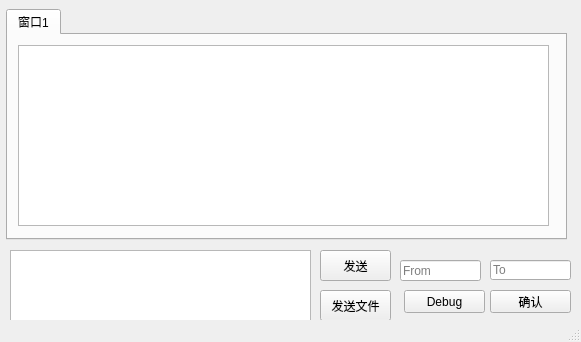
<?xml version="1.0" encoding="UTF-8"?>
<ui version="4.0">
 <class>MainWindow</class>
 <widget class="QMainWindow" name="MainWindow">
  <property name="geometry">
   <rect>
    <x>0</x>
    <y>0</y>
    <width>581</width>
    <height>342</height>
   </rect>
  </property>
  <property name="minimumSize">
   <size>
    <width>581</width>
    <height>342</height>
   </size>
  </property>
  <property name="maximumSize">
   <size>
    <width>581</width>
    <height>342</height>
   </size>
  </property>
  <property name="windowTitle">
   <string>MainWindow</string>
  </property>
  <widget class="QWidget" name="centralWidget">
   <widget class="QPushButton" name="pushButton">
    <property name="geometry">
     <rect>
      <x>320</x>
      <y>250</y>
      <width>71</width>
      <height>31</height>
     </rect>
    </property>
    <property name="text">
     <string>发送</string>
    </property>
   </widget>
   <widget class="QPlainTextEdit" name="plainTextEdit">
    <property name="geometry">
     <rect>
      <x>10</x>
      <y>250</y>
      <width>301</width>
      <height>71</height>
     </rect>
    </property>
    <property name="plainText">
     <string/>
    </property>
   </widget>
   <widget class="QPushButton" name="pushButton_2">
    <property name="geometry">
     <rect>
      <x>320</x>
      <y>290</y>
      <width>71</width>
      <height>31</height>
     </rect>
    </property>
    <property name="text">
     <string>发送文件</string>
    </property>
   </widget>
   <widget class="QTabWidget" name="tabWidget">
    <property name="geometry">
     <rect>
      <x>6</x>
      <y>9</y>
      <width>561</width>
      <height>231</height>
     </rect>
    </property>
    <property name="currentIndex">
     <number>0</number>
    </property>
    <widget class="QWidget" name="tab">
     <attribute name="title">
      <string>窗口1</string>
     </attribute>
     <widget class="QTextBrowser" name="textBrowser">
      <property name="geometry">
       <rect>
        <x>10</x>
        <y>10</y>
        <width>531</width>
        <height>181</height>
       </rect>
      </property>
      <property name="html">
       <string>&lt;!DOCTYPE HTML PUBLIC &quot;-//W3C//DTD HTML 4.0//EN&quot; &quot;http://www.w3.org/TR/REC-html40/strict.dtd&quot;&gt;
&lt;html&gt;&lt;head&gt;&lt;meta name=&quot;qrichtext&quot; content=&quot;1&quot; /&gt;&lt;style type=&quot;text/css&quot;&gt;
p, li { white-space: pre-wrap; }
&lt;/style&gt;&lt;/head&gt;&lt;body style=&quot; font-family:'SimSun'; font-size:9pt; font-weight:400; font-style:normal;&quot;&gt;
&lt;p style=&quot;-qt-paragraph-type:empty; margin-top:0px; margin-bottom:0px; margin-left:0px; margin-right:0px; -qt-block-indent:0; text-indent:0px;&quot;&gt;&lt;br /&gt;&lt;/p&gt;&lt;/body&gt;&lt;/html&gt;</string>
      </property>
      <property name="openExternalLinks">
       <bool>true</bool>
      </property>
     </widget>
    </widget>
   </widget>
   <widget class="QLineEdit" name="user_a">
    <property name="geometry">
     <rect>
      <x>400</x>
      <y>260</y>
      <width>81</width>
      <height>21</height>
     </rect>
    </property>
    <property name="placeholderText">
     <string>From</string>
    </property>
   </widget>
   <widget class="QPushButton" name="pushButton_3">
    <property name="geometry">
     <rect>
      <x>490</x>
      <y>290</y>
      <width>81</width>
      <height>23</height>
     </rect>
    </property>
    <property name="text">
     <string>确认</string>
    </property>
   </widget>
   <widget class="QLineEdit" name="user_b">
    <property name="geometry">
     <rect>
      <x>490</x>
      <y>260</y>
      <width>81</width>
      <height>20</height>
     </rect>
    </property>
    <property name="placeholderText">
     <string>To</string>
    </property>
   </widget>
   <widget class="QPushButton" name="pushButton_4">
    <property name="geometry">
     <rect>
      <x>404</x>
      <y>290</y>
      <width>81</width>
      <height>23</height>
     </rect>
    </property>
    <property name="text">
     <string>Debug</string>
    </property>
   </widget>
  </widget>
  <widget class="QStatusBar" name="statusBar"/>
 </widget>
 <layoutdefault spacing="6" margin="11"/>
 <resources/>
 <connections/>
</ui>
